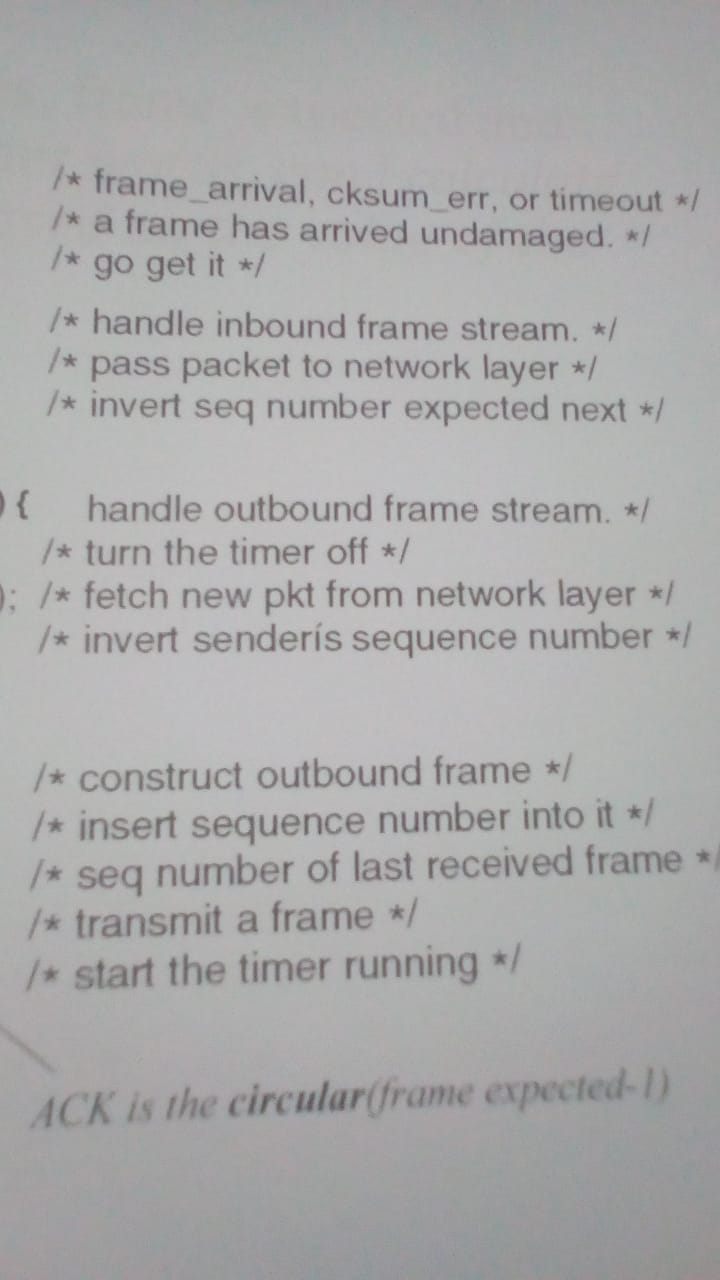
#> input picture test_cases/7.jpeg, 720 x 1280 px
$ jupyter execute Shadow.ipynb   (shell and % lines are left out)   (older library calls are emulated)
#> lines starting #> are read from the running program, lines starting #| are printed output that depends on the picture
### commonfunctions.py


import skimage.io as io
import cv2
import matplotlib.pyplot as plt
import numpy as np
from skimage.exposure import histogram
from matplotlib.pyplot import bar
from skimage.color import rgb2gray,rgb2hsv
from skimage.filters import threshold_otsu


# Convolution:
from scipy.signal import convolve2d
from scipy import fftpack
import math
import os


from skimage.util import random_noise
from skimage.filters import median
from skimage.feature import canny

from skimage.transform import hough_line, hough_line_peaks
from skimage.feature import canny
from skimage import data

import matplotlib.pyplot as plt
from matplotlib import cm

from mpl_toolkits.mplot3d import Axes3D  # noqa: F401 unused import

import matplotlib.pyplot as plt
from matplotlib import cm
from skimage.morphology import binary_erosion, binary_dilation, binary_closing,skeletonize, thin
from matplotlib.ticker import LinearLocator, FormatStrFormatter
import numpy as np

import math
from skimage.transform import rotate

# Edges
from skimage.filters import sobel_h, sobel, sobel_v,roberts, prewitt

# Show the figures / plots inside the notebook
def show_images(images,titles=None):
    #This function is used to show image(s) with titles by sending an array of images and an array of associated titles.
    # images[0] will be drawn with the title titles[0] if exists
    # You aren't required to understand this function, use it as-is.
    n_ims = len(images)
    if titles is None: titles = ['(%d)' % i for i in range(1,n_ims + 1)]
    fig = plt.figure()
    n = 1
    for image,title in zip(images,titles):
        a = fig.add_subplot(1,n_ims,n)
        if image.ndim == 2:
            plt.gray()
        plt.imshow(image)
        a.set_title(title)
        plt.axis('off')
        n += 1
    fig.set_size_inches(np.array(fig.get_size_inches()) * n_ims)
    plt.show()


# [43 lines left out: functions show_3d_image, show_3d_image_filtering_in_freq, showHist, not called in this run]

### Shadow.ipynb
[cell 1]
from commonfunctions import *
import skimage

[cell 2]
import cv2
import numpy as np

img = cv2.imread('test_cases/7.jpeg', -1)
#> img is the input picture: shape (1280, 720, 3); mean B, G, R 170.7, 170.5, 170.7

rgb_planes = cv2.split(img)

result_planes = []
result_norm_planes = []
for plane in rgb_planes:
    dilated_img = cv2.dilate(plane, np.ones((3,3), np.uint8))
    bg_img = cv2.medianBlur(dilated_img, 21)
    diff_img = 255 - cv2.absdiff(plane, bg_img)
    norm_img = cv2.normalize(diff_img,None, alpha=0, beta=255, norm_type=cv2.NORM_MINMAX, dtype=cv2.CV_8UC1)
    result_planes.append(diff_img)
    result_norm_planes.append(norm_img)
#> this loop made 3 passes
#> pass 1, `dilated_img = cv2.dilate(plane, np.ones((3,3), np.uint8))`:
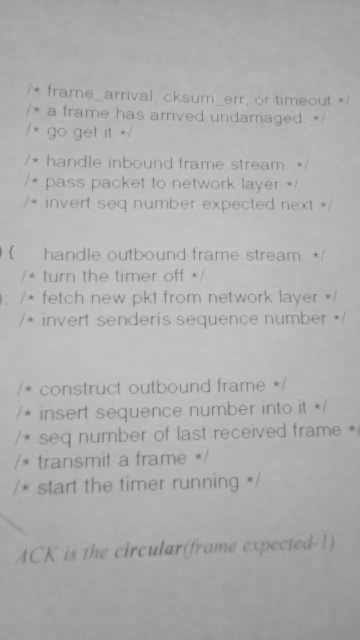
#> dilated_img: shape (1280, 720) (shown at 1/2 size); min 98, max 199, mean 174.1
#> pass 1, `bg_img = cv2.medianBlur(dilated_img, 21)`:
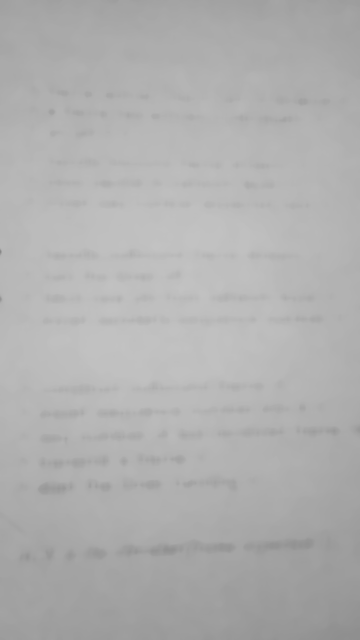
#> bg_img: shape (1280, 720) (shown at 1/2 size); min 131, max 194, mean 175.7
#> pass 1, `diff_img = 255 - cv2.absdiff(plane, bg_img)`:
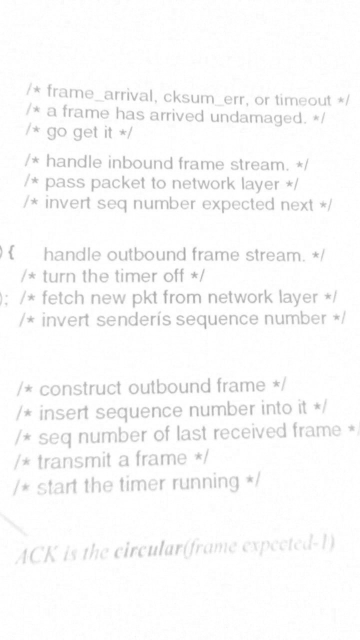
#> diff_img: shape (1280, 720) (shown at 1/2 size); min 152, max 255, mean 249.6
#> pass 1, `norm_img = cv2.normalize(diff_img,None, alpha=0, beta=255, norm_type=c..`:
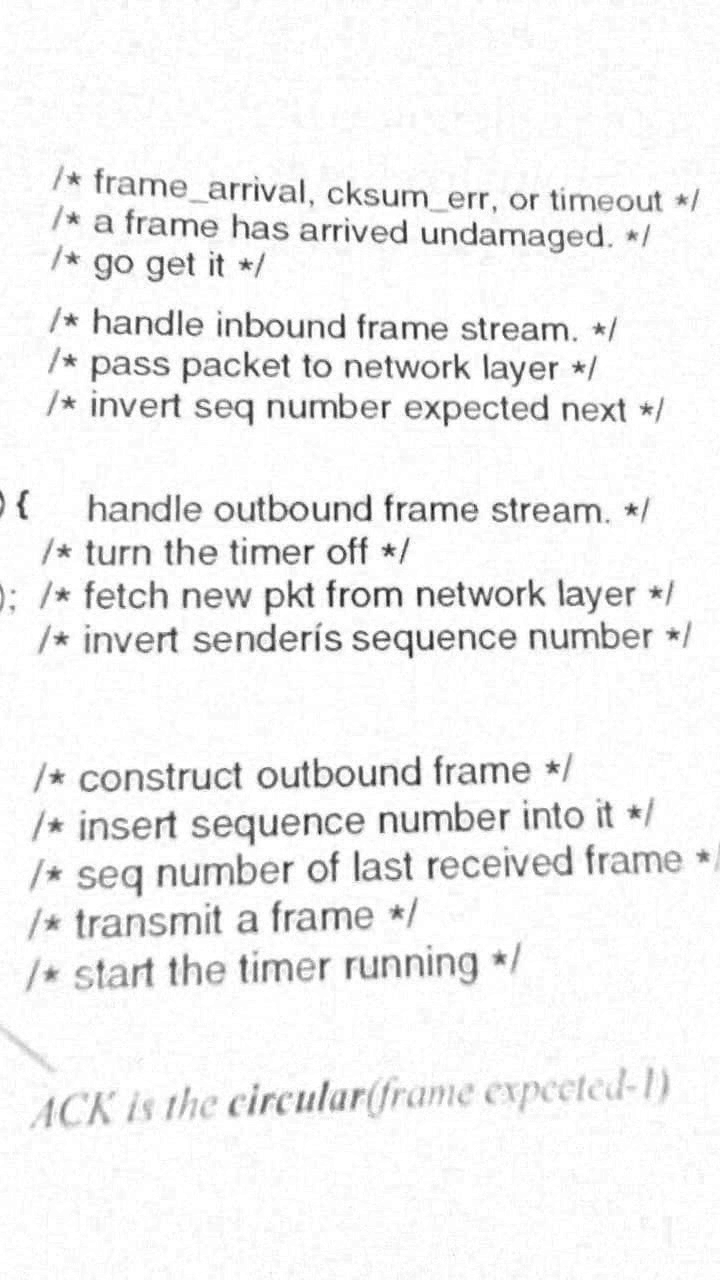
#> norm_img: shape (1280, 720); min 0, max 255, mean 241.7
#> after the loop, result_norm_planes = 3 items; result_planes = 3 items

result = cv2.merge(result_planes)
result_norm = cv2.merge(result_norm_planes)

print(result_norm.shape)
#| (1280, 720, 3)
result_norm_gray = rgb2gray(result_norm)
show_images([img,result,result_norm])
#> in show_images, `n_ims = len(images)`: n_ims = 3
#> the loop in show_images, `for image,title in zip(images,titles):` made 3 passes
#> title on passes 1 to 3: '(1)', '(2)', '(3)'
#> after the loop in show_images, `for image,title in zip(images,titles):`: n = 4

io.imsave("test_cases/7_shadow.jpeg",np.array((result_norm_gray*255).astype(np.uint8)))

$ run again, with test_cases/1.jpeg copied over test_cases/7.jpeg
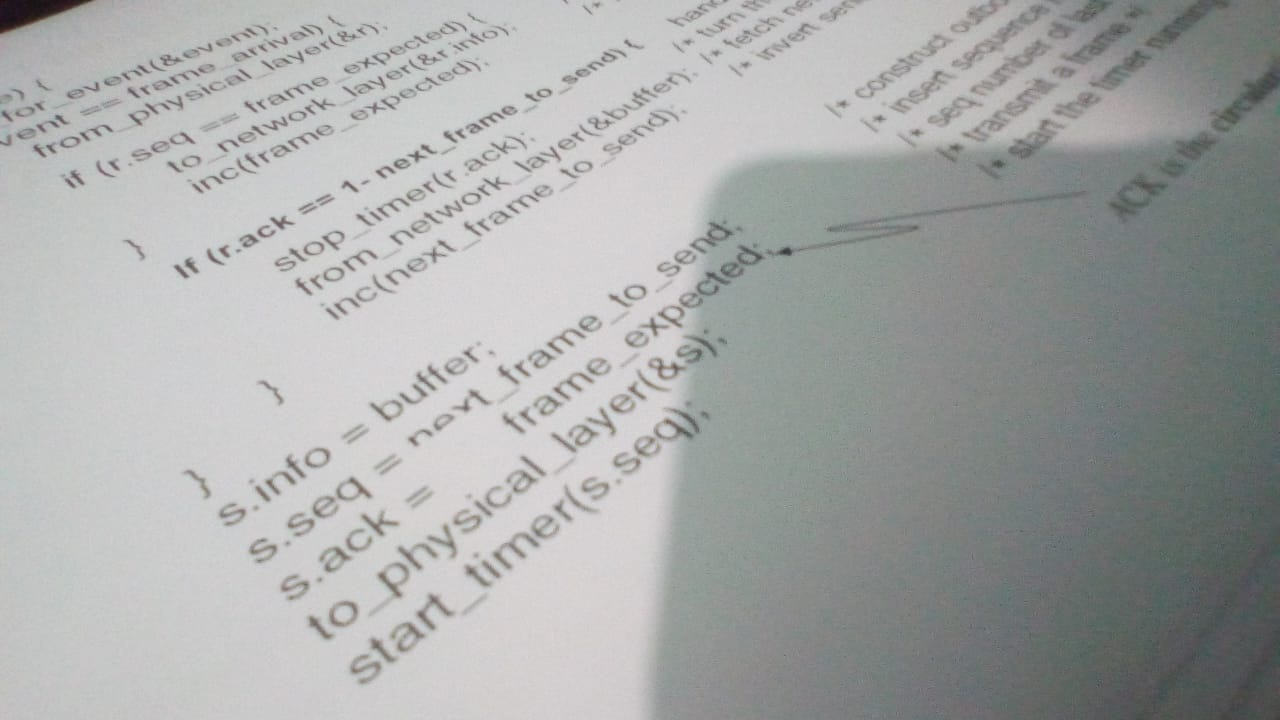
#> input picture test_cases/1.jpeg, 1280 x 720 px
#> img is the input picture: shape (720, 1280, 3); mean B, G, R 167.3, 168.1, 166.3
#> the loop `for plane in rgb_planes:` made 3 passes
#> pass 1, `norm_img = cv2.normalize(diff_img,None, alpha=0, beta=255, norm_type=c..`:
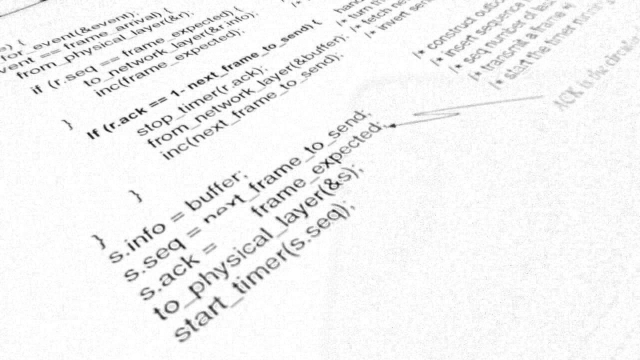
#> norm_img: shape (720, 1280) (shown at 1/2 size); min 0, max 255, mean 243.3
#> after the loop `for plane in rgb_planes:`: result_norm_planes = 3 items
#| (720, 1280, 3)
#> n_ims = 3
#> the loop in show_images, `for image,title in zip(images,titles):` made 3 passes
#> title on passes 1 to 3: '(1)', '(2)', '(3)'
#> after the loop in show_images, `for image,title in zip(images,titles):`: n = 4
#> in show_images, `plt.show()`:
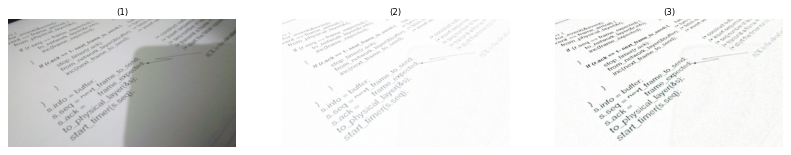
#> figure drawn by matplotlib, 3 panels; B, G, R data is drawn as R, G, B

$ run again, with test_cases/2.jpeg copied over test_cases/7.jpeg
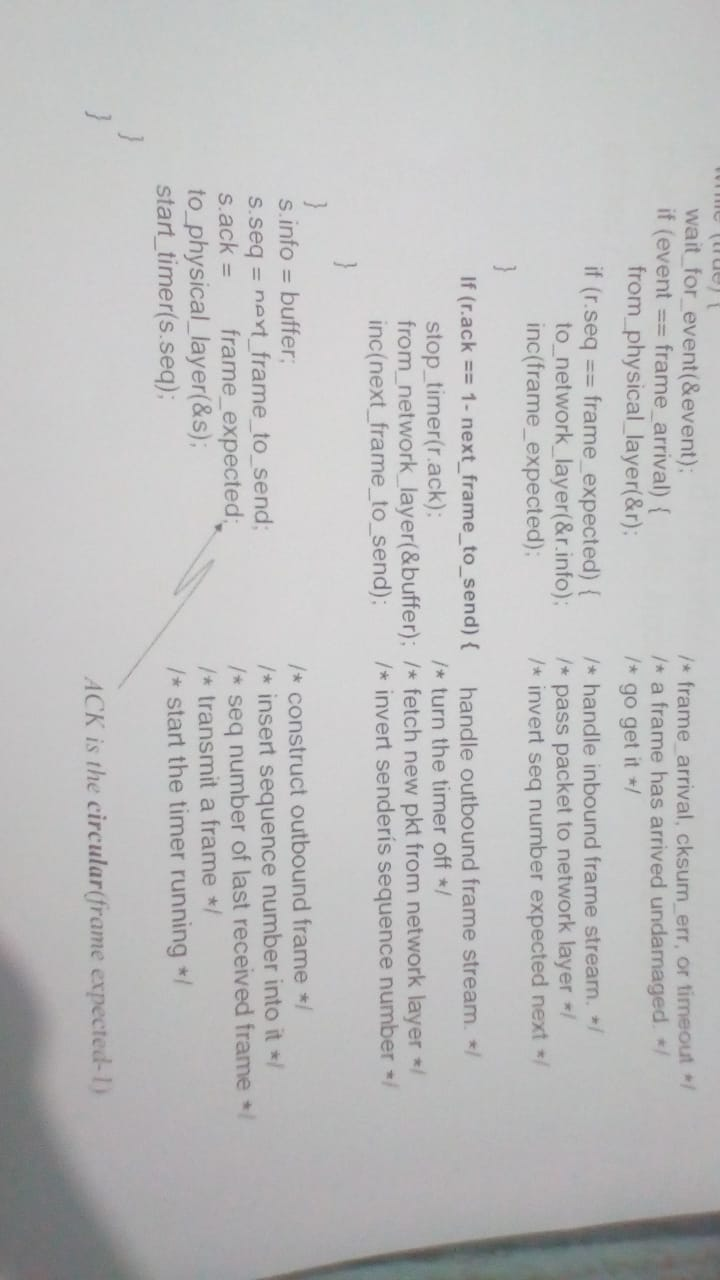
#> input picture test_cases/2.jpeg, 720 x 1280 px
#> img is the input picture: shape (1280, 720, 3); mean B, G, R 190.7, 190.5, 190.6
#> the loop `for plane in rgb_planes:` made 3 passes
#> pass 1, `norm_img = cv2.normalize(diff_img,None, alpha=0, beta=255, norm_type=c..`:
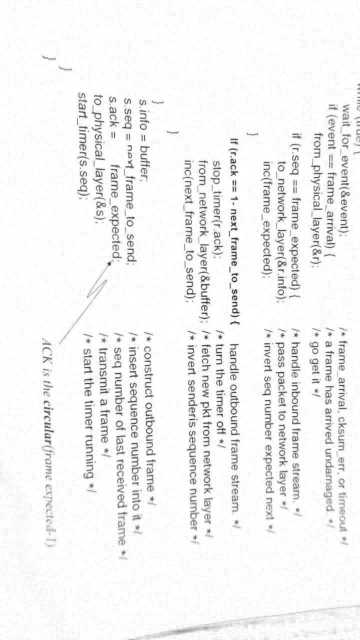
#> norm_img: shape (1280, 720) (shown at 1/2 size); min 0, max 255, mean 243.9
#> after the loop `for plane in rgb_planes:`: result_norm_planes = 3 items
#| (1280, 720, 3)
#> n_ims = 3
#> the loop in show_images, `for image,title in zip(images,titles):` made 3 passes
#> title on passes 1 to 3: '(1)', '(2)', '(3)'
#> after the loop in show_images, `for image,title in zip(images,titles):`: n = 4
#> in show_images, `plt.show()`:
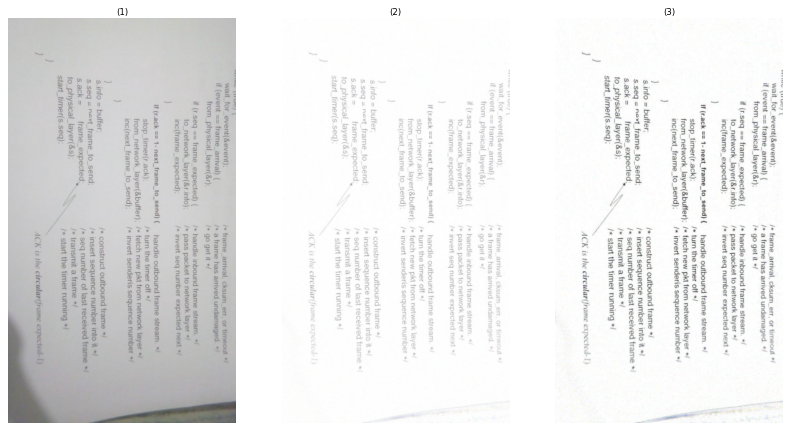
#> figure drawn by matplotlib, 3 panels; B, G, R data is drawn as R, G, B
